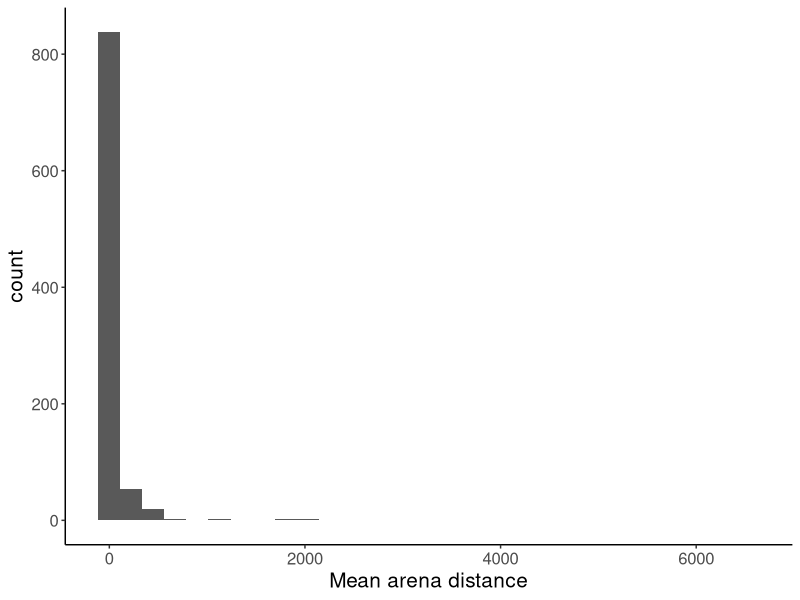
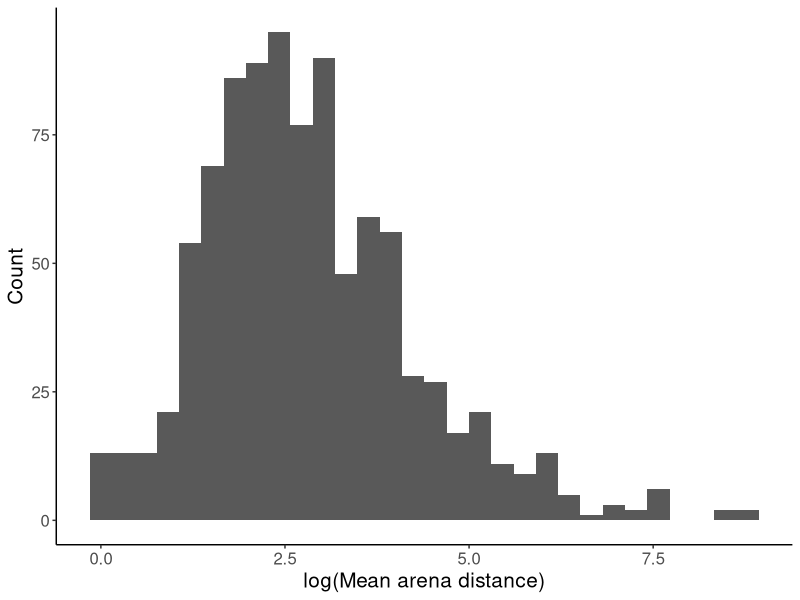
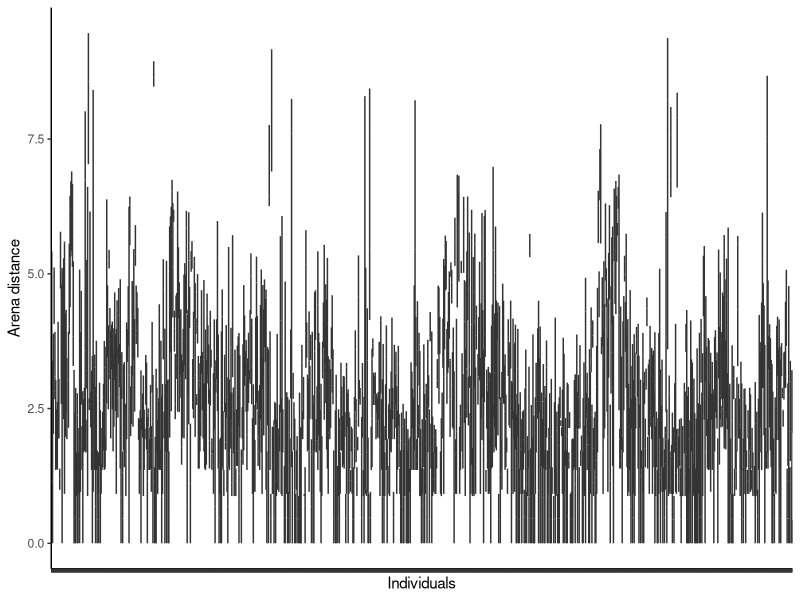
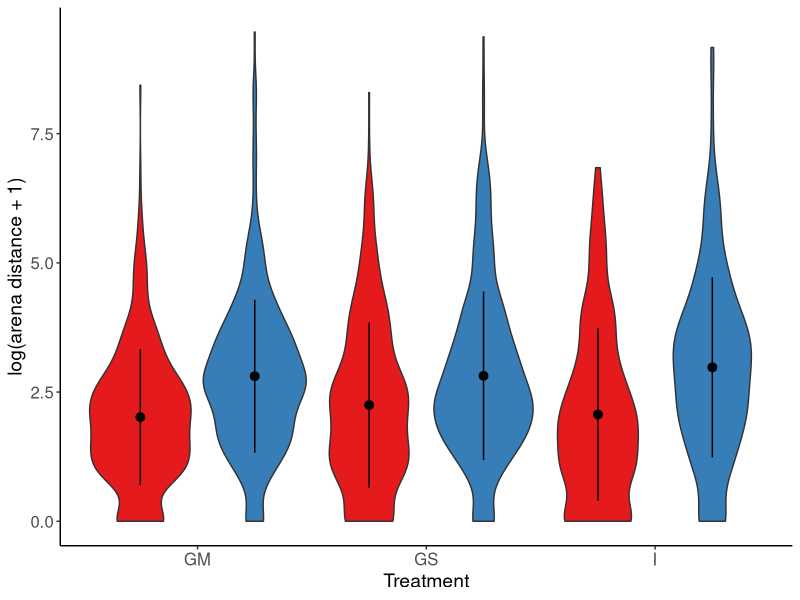
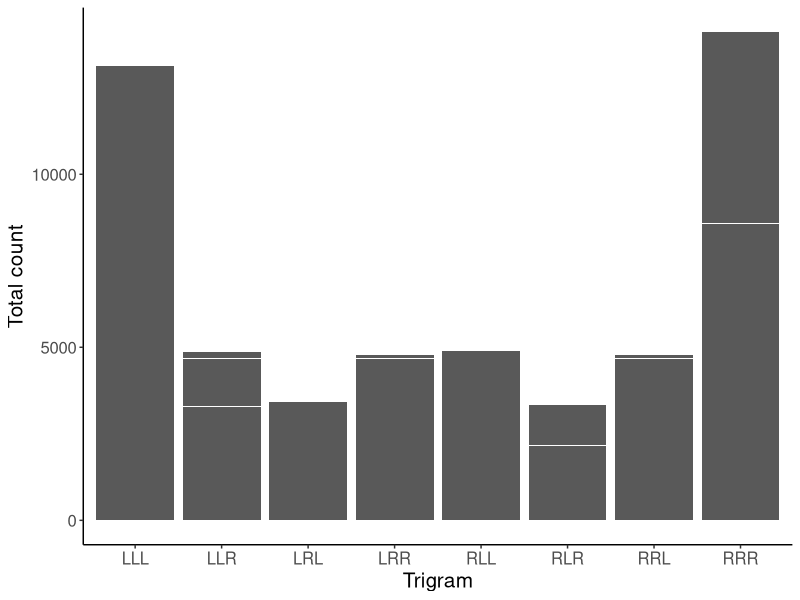
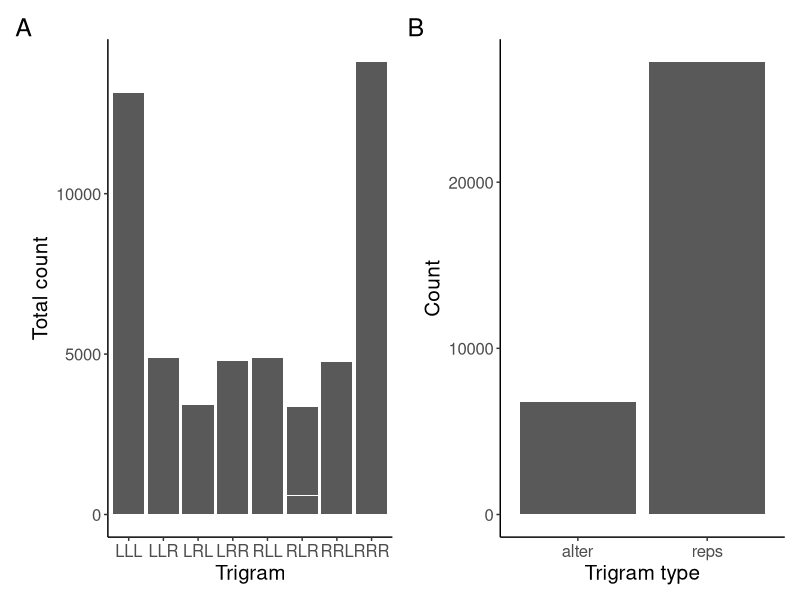
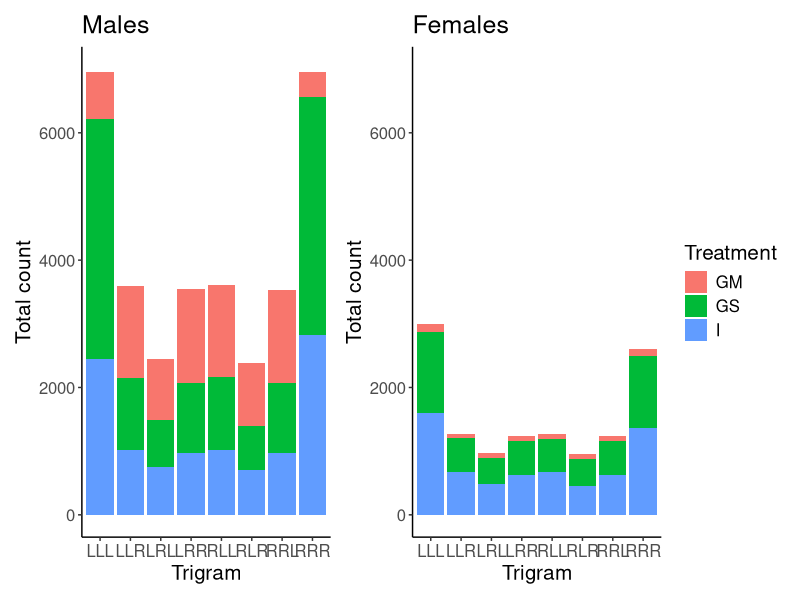

Write R code to recreate these figures, in order. (Note: this script raises an error after producing the figures.)
## ---- chunk 1
knitr::opts_chunk$set(echo = TRUE, warning = FALSE)
## ---- chunk 2
library(tidyverse)
library(lme4)
library(lmerTest)
library(here) # write out the path
library(kableExtra)
library(sjlabelled)
library(ggpubr)
library(rstatix)
library(car)
library(RColorBrewer)
library(readxl)
library(patchwork)
library(car)
## ---- chunk 3
#Loading in session data
Session_data <- read_excel(here("Data/session_data/Session_data_extended.xlsx"))
data_locomotion <- read.csv(here("Data/data_locomotion.csv"))
data_ymaze <- read.csv(here("Data/data_ymaze.csv")) #not that this still has the 15th ymaze included in dataset but this is removed through na.omit later

data_startle_act <- read.csv(here("Data/data_startle_act.csv")) #no startles removed
data_startle <- read.csv(here("Data/data_startle.csv")) 


Session_data$Individual_ID <- paste(Session_data$Assay_ID,Session_data$Position, sep = "_")
## ---- chunk 4

data_locomotion$Exclude_mean <- as.factor(data_locomotion$Exclude_mean)

data_locomotion_reduced <- droplevels(data_locomotion[!data_locomotion$Exclude_mean == 'exclude',])

data_ymaze_reduced <- droplevels(data_ymaze[!data_ymaze$Exclude_mean == 'exclude',])

data_startle_act_reduced <- droplevels(data_startle_act[!data_startle_act$Exclude_mean == 'exclude',])


## ---- chunk 5
data_locomotion_avg <-data_locomotion_reduced %>%
  group_by(Individual_ID) %>%
  summarise(avg = mean(arena_distance))

# raw data variation
plot1.1 <- data_locomotion_avg %>%
  ggplot(aes(x = avg)) +
  geom_histogram() +
  theme_classic() + theme(text = element_text(size = 15)) +
  xlab("Mean arena distance")
plot1.1
# log scale
plot1.2 <- data_locomotion_avg %>%
  ggplot(aes(x = log(avg+1))) +
  geom_histogram() +
  theme_classic() + theme(text = element_text(size = 15)) +
  xlab("log(Mean arena distance)") +
  ylab("Count")
plot1.2

plot1.3 <- data_locomotion_reduced %>%
  ggplot(aes(x = Individual_ID, y = log(arena_distance+1))) +
  geom_boxplot(width = 0, outlier.size = 0.7) +
  theme_classic() + theme(axis.text.x = element_blank()) +
  ylab("Arena distance") + xlab("Individuals")
plot1.3
## ---- chunk 6

data_summary <- function(x) {
   m <- mean(x)
   ymin <- m-sd(x)
   ymax <- m+sd(x)
   return(c(y=m,ymin=ymin,ymax=ymax))
}

data_locomotion_reduced<-subset(data_locomotion_reduced, select = -Comment)
data_locomotion_reduced$Treatment<-as.factor(data_locomotion_reduced$Treatment)
data_locomotion_reduced$Sex<-as.factor(data_locomotion_reduced$Sex)

plot1.4 <- na.omit(data_locomotion_reduced) %>% 
  ggplot(aes(x = Treatment, y = log(arena_distance+1), fill= Sex)) + 
  geom_violin(position = position_dodge(1)) + stat_summary(fun.data=data_summary, position = position_dodge(1))  + labs(x = "Treatment", y = "log(arena distance + 1)") +
  theme_classic() +
  scale_fill_brewer(palette = "Set1") +
  theme(legend.position = "none", axis.title.x = element_text(size = 14), axis.title.y = element_text(size = 14), axis.text = element_text(size = 12))
  

plot1.4
#red = female, blue = male
## ---- chunk 7

data_ymaze_reduced_long <- data_ymaze_reduced %>%
  pivot_longer(cols = c('LLL', 'LLR', 'LRL','LRR', 'RLL', 'RLR', 'RRL', 'RRR'), names_to = "Trigram", values_to = "Count")

plot2.1 <- data_ymaze_reduced_long %>%
  # filter(n > 0) %>%
  ggplot(aes(x = Trigram, y = Count)) +
  geom_col(position = "stack")+
  theme_classic() + labs(x = 'Trigram', y = 'Total count') +
  theme(legend.position = "none", text = element_text(size = 15))
plot2.1
## ---- chunk 8

data_ymaze_reduced_long_trigramtype <- data_ymaze_reduced_long %>% pivot_longer(cols = c('reps', 'alter'), names_to = "Type", values_to = "Count_type") %>%
  select(-c(Trigram, Count)) %>%
  distinct()


plot2.2 <- data_ymaze_reduced_long_trigramtype %>%
  ggplot(aes(x = Type, y = Count_type)) +
  geom_col(position = "stack") +
  theme_classic() + theme(text = element_text(size = 15)) +
  labs(x = "Trigram type", y = 'Count')


plot2.3 <- ((plot2.1 + plot2.2) + plot_annotation(tag_levels = 'A'))
plot2.3 

## ---- chunk 9

data_ymaze_reduced_long$Treatment<-as.factor(data_ymaze_reduced_long$Treatment)

#males
plot2.3 <- data_ymaze_reduced_long %>%
  filter(Sex == "M") %>%
  ggplot(aes(x = Trigram, y = Count, fill = Treatment)) +
  geom_col() +
  ylim(0,7000) +
  theme_classic() + labs(x = 'Trigram', y = 'Total count', title = 'Males') +
  theme(text = element_text(size = 15), legend.position = "none") 

#females
plot2.4 <- data_ymaze_reduced_long %>%
  filter(Sex == "F") %>%
  ggplot(aes(x = Trigram, y = Count, fill = Treatment)) +
  geom_col()  +
  ylim(0,7000) +
  theme_classic() + labs(x = 'Trigram', y = 'Total count', title = 'Females') +
  theme( text = element_text(size = 15))
plot2.5 <- (plot2.3 + plot2.4)
plot2.5


# data_ymaze_reduced_long2 <- data_ymaze_reduced_long %>% pivot_longer(
#     cols = c('reps', 'alter'),
#     names_to = "Type",
#     values_to = "Count_type")

# data_ymaze_reduced_long3 <- data_ymaze_reduced_long2 [c("Individual_ID", "Sex", "Type","Treatment", "Count_type")]
# 
# data_ymaze_reduced_long4 <- distinct(data_ymaze_reduced_long3)

data_summary <- function(x) {
   m <- mean(x)
   ymin <- m-sd(x)
   ymax <- m+sd(x)
   return(c(y=m,ymin=ymin,ymax=ymax))
}

data_ymaze_reduced_long_trigramtype$Type<-as.factor(data_ymaze_reduced_long_trigramtype$Type)
data_ymaze_reduced_long_trigramtype$Sex<-as.factor(data_ymaze_reduced_long_trigramtype$Sex)


#TODO I don't think it makes sense to plot it like this since we don't test for a trigram type interaction. It makes more sense to plot reps vs alter separately

# #males
# plot2.6 <- na.omit(data_ymaze_reduced_long_trigramtype) %>% 
#  filter(Sex == "M") %>%
#   ggplot(aes(x = Treatment, y = Count_type, fill = Type)) + 
#   geom_violin(position = position_dodge(1)) + stat_summary(fun.data=data_summary, position = position_dodge(1))  + labs(x = "Treatment", y = "Count_type") +
#   ylim(0,200) +
#   theme_classic() + theme(text = element_text(size = 15), legend.position = "none") +
#   labs(x = "Treatment", y = 'Count', title = 'Males')
# 
# 
# #females
# plot2.7 <- na.omit(data_ymaze_reduced_long_trigramtype) %>% 
#  filter(Sex == "F") %>%
#   ggplot(aes(x = Treatment, y = Count_type, fill = Type)) + 
#   geom_violin(position = position_dodge(1)) + stat_summary(fun.data=data_summary, position = position_dodge(1))  + labs(x = "Treatment", y = "Count_type") +
#   ylim(0,200) +
#   theme_classic() + theme(text = element_text(size = 15)) +
#   labs(x = "Treatment", y = 'Count', title = 'Females')
# 
# plot2.8 <- (plot2.6 + plot2.7)
# plot2.8
# 
# 
# data_ymaze_reduced_long_trigramtype2 <- data_ymaze_reduced_long_trigramtype [c("Individual_ID", "Sex", "Type","Treatment", "Count_type")]
# 
# plot2.9 <- na.omit(data_ymaze_reduced_long_trigramtype) %>%
#   filter(Sex == "M") %>%
#   ggplot(aes(x = Treatment, y = Count_type, fill = Type)) + 
#   geom_bar(position = "fill", stat = "identity")+
#   theme_classic() + theme(text = element_text(size = 15), legend.position = "none") +
#   labs(x = "Treatment", y = 'Count', title = 'Males')
# 
# 
# plot2.10 <- na.omit(data_ymaze_reduced_long_trigramtype) %>%
#   filter(Sex == "F") %>%
#   ggplot(aes(x = Treatment, y = Count_type, fill = Type)) + 
#   geom_bar(position = "fill", stat = "identity")+
#   theme_classic() + theme(text = element_text(size = 15)) +
#   labs(x = "Treatment", y = 'Count', title = 'Females')
# 
# plot2.11 <- (plot2.9 + plot2.10)
# plot2.11

#plotting reps and alters separately

plot2.12 <- na.omit(data_ymaze_reduced_long4) %>%
  filter(Type == "alter") %>%
  ggplot(aes(x = Treatment, y = Count_type, fill = Sex)) + 
  geom_bar(position = "fill", stat = "identity")+
  theme_classic() + theme(text = element_text(size = 15), legend.position = "none") +
  labs(x = "Treatment", y = 'Count', title = 'Alternations') +
  scale_fill_brewer(palette = "Set1") 


plot2.13 <- na.omit(data_ymaze_reduced_long4) %>%
  filter(Type == "reps") %>%
  ggplot(aes(x = Treatment, y = Count_type, fill = Sex)) +
  geom_bar(position = "fill", stat = "identity") +
  theme_classic() + theme(text = element_text(size = 15), legend.position = "none") +
  labs(x = "Treatment", y = 'Count', title = 'Repetitions') +
  scale_fill_brewer(palette = "Set1") 
  

plot2.14 <- (plot2.12 + plot2.13) 
plot2.14 # red = female, blue = male
## ---- chunk 10

data_startle_act_reduced<-subset(data_startle_act_reduced, select = -Comment)

#Average treatment and sex effects with each startle
#creating summary data of treatment and sex effects
data_startle_act_reduced$startle_number<- as.factor(data_startle_act_reduced$startle_number)
data_startle_act_reduced$Treatment<- as.factor(data_startle_act_reduced$Treatment)

hist(data_startle_act_reduced$distance)
data_startle_act_reduced$log_distance <-log(data_startle_act_reduced$distance+1)

hist(data_startle_act_reduced$log_distance)

g<-data_startle_act_reduced %>%
  group_by(Treatment,Sex, startle_number) %>%
  summarise(mean=mean(log_distance), sd = sd(log_distance))

g$startle_number<-as.factor(g$startle_number)

#males
plot3.1 <- na.omit(g) %>%
  filter(Sex == "M") %>%
  ggplot(aes(x = Treatment, y = mean, col = startle_number)) +
  geom_errorbar(aes(ymin = mean - (sd / sqrt(2)), ymax = mean + (sd / sqrt(2))),
                width = 1,
                size = 1,
                position = position_dodge(1)) +
  geom_point(position = position_dodge(1), aes(size = 2)) + theme_classic() +
  ylim(-0.2, 2.5) + theme(text = element_text(size = 15), legend.position = "none") + labs(x = 'Treatment',
                                                                                           y = 'log(arena distance +1)',
                                                                                           col = "Startle number",
                                                                                           title = "Males") +
  scale_colour_manual(values = c("#000000", "#808080", "#C0C0C0")) +
  theme(
    legend.position = "none",
    axis.title.x = element_text(size = 14),
    axis.title.y = element_text(size = 14),
    axis.text = element_text(size = 12)
  )

#Females
plot3.2 <- na.omit(g) %>%
  filter(Sex == "F") %>%
  ggplot(aes(x = Treatment, y = mean, col = startle_number)) +
  geom_errorbar(aes(ymin = mean - (sd / sqrt(2)), ymax = mean + (sd / sqrt(2))),
                width = 1,
                size = 1,
                position = position_dodge(1)) +
  geom_point(position = position_dodge(1), aes(size = 2)) + theme_classic() +
  ylim(-0.2, 2.5) +
  theme(text = element_text(size = 15)) + labs(x = 'Treatment',
                                               y = 'log(arena distance +1)',
                                               col = "Startle number",
                                               title = "Females") +
  scale_colour_manual(values = c("#000000", "#808080", "#C0C0C0")) +
  theme(
    legend.position = "none",
    axis.title.x = element_text(size = 14),
    axis.title.y = element_text(size = 14),
    axis.text = element_text(size = 12)
  )


plot3.3 <- (plot3.1 + plot3.2)
plot3.3
## ---- chunk 11
# habituation data by individual - only active flies
data_startle_act_reduced$startle_number<- as.integer(data_startle_act_reduced$startle_number)
plot3.4 <- ggplot(data=data_startle_act_reduced, aes(x = startle_number, y = distance)) +
  facet_wrap(facets = ~ Individual_ID) +
  geom_line() +
  geom_point() + theme_bw() +
  scale_x_continuous(breaks = c(1,2,3)) +
  scale_y_continuous(breaks = c(10, 30)) +
  theme(strip.text.x = element_blank(), text = element_text(size = 15)) +
  labs(x = 'Startle number', y = 'Total distance travelled')
plot3.4
## ---- chunk 12

m <- lmer(log(arena_distance+1) ~ Treatment*Sex + (1|Individual_ID) + (1|Batch), dat = data_locomotion_reduced)

summary(m) #model included in results
#males for active than females, no effect of treatment
Anova(m)


qplot(residuals(m)) + theme_classic()


#sex specific between individual variation
m2 <- lmer(log(arena_distance+1) ~ Treatment*Sex + (Sex|Individual_ID) + (1|Batch), dat = data_locomotion_reduced)
#warning message about convergence
summary(m2)

anova(m, m2) %>% kbl() %>% kable_material(c("striped"))

## ---- chunk 13
# model: variance between rounds, individuals and batches, fixed effect of sex and assay date
# data_ymaze_reduced_long2 <- data_ymaze_reduced_long %>% pivot_longer(cols = c('reps', 'alter'), names_to = "Type", values_to = "Count_type")

#TODO does it make more sense to have type in the 3-way interaction??
m <- glmer(Count_type~ Type*Sex*Treatment + (1|Individual_ID) + (1|Batch), family = poisson, data = data_ymaze_reduced_long_trigramtype)
Anova(m)

ma <- glmer(Count_type~ Type + (1|Individual_ID) + (1|Batch), family = poisson, data = data_ymaze_reduced_long_trigramtype)

m3 <-glmer(alter~ Sex*Treatment + (1|Individual_ID) + (1|Batch), family = poisson, data = data_ymaze_reduced_long)
summary(m3)

# this requires "car" pacakge
Anova(m3, test  = "Chisq")

m4 <-glmer(reps~ Sex*Treatment + (1|Individual_ID) + (1|Batch), family = poisson, data = data_ymaze_reduced_long)
summary(m4)
Anova(m4)


# TODO adding models to see hidden contrasts
#need to run m3 and m3a to get all contrasts
m3a <-glmer(alter~ Sex*relevel(factor(Treatment), ref = "GS") + (1|Individual_ID) + (1|Batch), family = poisson, data = data_ymaze_reduced_long)
summary(m3a)

## ---- chunk 14
m5 <- lmer(log(distance +1) ~ Sex*Treatment + (1|Batch) + (startle_number|Individual_ID),
               data = data_startle_act_reduced)
#boundary fit is singular
summary(m5)
Anova(m5)
## ---- chunk 15

m6 <- lmer(log(distance +1) ~ Sex*Treatment + Sex*startle_number + (1|Batch) + (1|Individual_ID), data = data_startle_act_reduced)

summary(m6) #significant interaction with sex and startle number

Anova(m6) 

qplot(residuals(m6)) + theme_classic()

m6b <- lmer(log(distance +1) ~ Sex*Treatment + Sex*startle_number + Treatment*startle_number + (1|Batch) + (1|Individual_ID), data = data_startle_act_reduced)

Anova(m6b)#model used in manuscript

anova(m6b,m6) #can remove Treatment*startle_number but I think it makes sense to keep because it's closely related to our hypotheses

m6c <- lmer(distance ~ Sex*Treatment*startle_number + (1|Batch) + (1|Individual_ID), data = data_startle_act_reduced)

Anova(m6c)

anova(m6b,m6c)

## ---- chunk 16
data_loco_ymaze <- left_join(data_locomotion_reduced, data_ymaze_reduced_long, by = 'ID') %>% 
  select(ID, arena_distance, reps, alter, partial, Sex.x, Treatment.x) %>%
  group_by(ID) %>%
  mutate(avg_loco = mean(arena_distance)) %>%
  select(ID, reps, alter, partial, Sex.x, Treatment.x, avg_loco) %>%
 distinct()
## ---- chunk 17
#not including treatment as there was no effect of treatment on

#TODO check if we need to remove any individuals 
p1a <- ggplot(na.omit(data_loco_ymaze), x = reps, y = log(avg_loco+1), color = Treatment.x, shape = Sex.x) +
  geom_point(aes(x = reps, y = log(avg_loco+1), color = Treatment.x, shape = Sex.x)) + 
  geom_smooth(method = lm, aes(x = reps, y = log(avg_loco+1), color = Treatment.x, shape = Sex.x)) +
  theme_classic()


# just sex
p1b <- ggplot(na.omit(data_loco_ymaze), x = reps, y = log(avg_loco+1), shape = Sex.x) +
  geom_point(aes(x = reps, y = log(avg_loco+1), shape = Sex.x)) + 
  geom_smooth(method = lm, aes(x = reps, y = log(avg_loco+1), 
                               shape = Sex.x))+
  theme_classic()

# just treatment

p1c <- ggplot(na.omit(data_loco_ymaze), x = reps, y = log(avg_loco+1), color = Treatment.x) +
  geom_point(aes(x = reps, y = log(avg_loco+1), color = Treatment.x)) + 
  geom_smooth(method = lm, aes(x = reps, y = log(avg_loco+1), color = Treatment.x))+
  theme_classic()

p1 <- (p1a/p1b/p1c)
p1
## ---- chunk 18
#not including treatment as there was no effect of treatment on

#TODO check if we need to remove any individuals 
p2a <- ggplot(na.omit(data_loco_ymaze), x = alter, y = log(avg_loco+1), color = Treatment.x, shape = Sex.x) +
  geom_point(aes(x = alter, y = log(avg_loco+1), color = Treatment.x, shape = Sex.x)) + 
  geom_smooth(method = lm, aes(x = alter, y = log(avg_loco+1), color = Treatment.x, shape = Sex.x)) +
  theme_classic()


# just sex
p2b <- ggplot(na.omit(data_loco_ymaze), x = alter, y = log(avg_loco+1), shape = Sex.x) +
  geom_point(aes(x = alter, y = log(avg_loco+1), shape = Sex.x)) + 
  geom_smooth(method = lm, aes(x = alter, y = log(avg_loco+1), 
                               shape = Sex.x))+
  theme_classic()

# just treatment
p2c <- ggplot(na.omit(data_loco_ymaze), x = alter, y = log(avg_loco+1), color = Treatment.x) +
  geom_point(aes(x = alter, y = log(avg_loco+1), color = Treatment.x)) + 
  geom_smooth(method = lm, aes(x = alter, y = log(avg_loco+1), color = Treatment.x))+
  theme_classic()

p2 <- (p2a/p2b/p2c)
p2
## ---- chunk 19
data_loco_startle <- left_join(data_locomotion_reduced, data_startle_act_reduced, by = 'ID') %>% 
  select(ID, startle_number, distance, arena_distance, Sex.x, Treatment.x) %>%
  group_by(ID) %>%
  mutate(avg_startle = mean(distance)) %>%
  mutate(avg_loco = mean(arena_distance)) %>%
  ungroup() %>%
  select(ID, Sex.x, Treatment.x, avg_startle, avg_loco) %>%
  distinct()

#note that there is much lower cross over between individuals with both loco and habituation observations

#TODO adding this

cor.test(data_loco_startle$avg_startle, data_loco_startle$avg_loco)
  
## ---- chunk 20
p3a <- ggplot(na.omit(data_loco_startle), x = log(avg_startle), y = log(avg_loco+1), color = Treatment.x, shape = Sex.x) +
  geom_point(aes(x = log(avg_startle), y = log(avg_loco+1), color = Treatment.x, shape = Sex.x)) + 
  geom_smooth(method = lm, aes(x = log(avg_startle), y = log(avg_loco+1), color = Treatment.x, shape = Sex.x)) +
  theme_classic()

#just Sex
p3b <- ggplot(na.omit(data_loco_startle), x = log(avg_startle), y = log(avg_loco+1), shape = Sex.x) +
  geom_point(aes(x = log(avg_startle), y = log(avg_loco+1), shape = Sex.x)) + 
  geom_smooth(method = lm, aes(x = log(avg_startle), y = log(avg_loco+1), shape = Sex.x)) +
  theme_classic()

#just treatment
p3c <- ggplot(na.omit(data_loco_startle), x = log(avg_startle), y = log(avg_loco+1), color = Treatment.x) +
  geom_point(aes(x = log(avg_startle), y = log(avg_loco+1), color = Treatment.x)) + 
  geom_smooth(method = lm, aes(x = log(avg_startle), y = log(avg_loco+1), color = Treatment.x)) +
  theme_classic()

p3 <- (p3a/p3b/p3c)
p3
